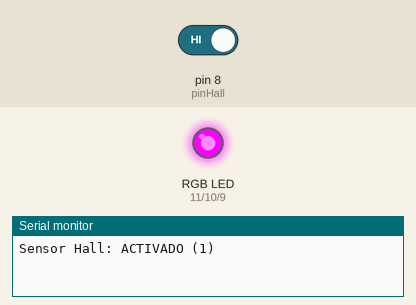
This sketch was run on a simulated Arduino Uno, built with avr-gcc and run on an emulated ATmega328P. Shown: an RGB LED mixed from three pins (HIGH = lit), the last lines printed to the serial monitor. The inputs (shaded band) are chosen by the test bench; at power-on: pin 8 (pinHall) HIGH.

Above: at 1.2 s.
1.3 s: pin 8 (pinHall) driven LOW
At 2.5 s:
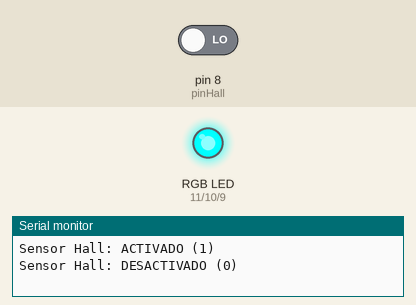
2.8 s: pin 8 (pinHall) driven HIGH
At 3.8 s:
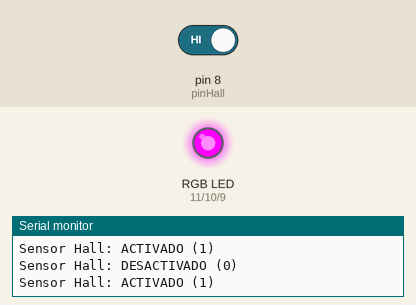
Timing chart, 0 to 5.8 s (numbered marks = the images above; inputs shaded):
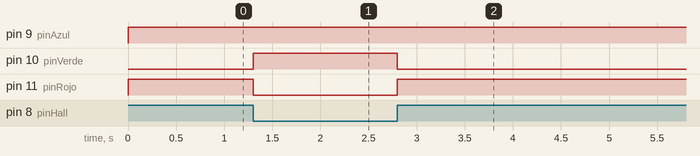

Measured:
- after the input at 1.3 s, pin 10 (pinVerde): LOW → HIGH at once; pin 11 (pinRojo): HIGH → LOW at once
- after the input at 2.8 s, pin 10 (pinVerde): HIGH → LOW at once; pin 11 (pinRojo): LOW → HIGH at once

The sketch:

pruebaSensorHallYLedRGB.ino
```cpp
// Pines LED RGB
const int pinRojo = 11;
const int pinVerde = 10;
const int pinAzul = 9;

// Pin del sensor Hall
const int pinHall = 8;

// Variable para guardar el estado anterior del Hall
int estadoHallAnterior = -1;

void setup() {
  // Configuración de pines de salida
  pinMode(pinRojo, OUTPUT);
  pinMode(pinVerde, OUTPUT);
  pinMode(pinAzul, OUTPUT);

  // Configuración del pin de entrada
  pinMode(pinHall, INPUT);

  // Inicialización del monitor serial
  Serial.begin(9600);
}

void loop() {
  int estadoHall = digitalRead(pinHall);

  // Solo imprimir si cambia el estado
  if (estadoHall != estadoHallAnterior) {
    if (estadoHall == HIGH) {
      Serial.println("Sensor Hall: ACTIVADO (1)");
    } else {
      Serial.println("Sensor Hall: DESACTIVADO (0)");
    }
    estadoHallAnterior = estadoHall;
  }

  if (estadoHall == HIGH) {
    // Morado = rojo + azul
    digitalWrite(pinRojo, HIGH);
    digitalWrite(pinVerde, LOW);
    digitalWrite(pinAzul, HIGH);
  } else {
    // Aguamarina = verde + azul
    digitalWrite(pinRojo, LOW);
    digitalWrite(pinVerde, HIGH);
    digitalWrite(pinAzul, HIGH);
  }
}
```
